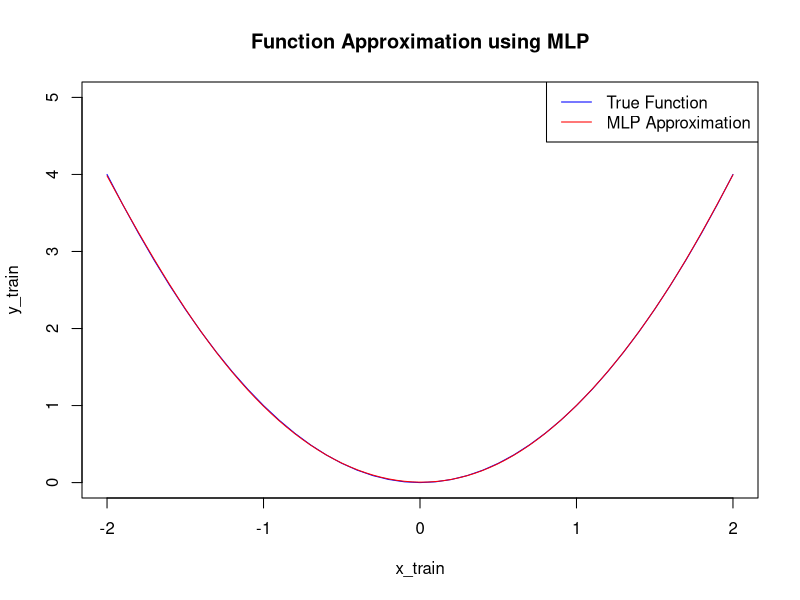

Generate this figure with R:
# First R file
# Load the nnet package for neural networks
library(nnet)

# Generate some training data
set.seed(123)
x_train <- seq(-2, 2, by = 0.1)
y_train <- x_train^2

# Define the neural network architecture
# We'll use a single hidden layer with 5 neurons
# The output layer has only one neuron since we're performing regression
mlp_model <- nnet::nnet(x_train, y_train, size = 5, linout = TRUE)

# Generate some test data
x_test <- seq(-2, 2, by = 0.05)

# Predict using the trained model
y_pred <- predict(mlp_model, data.frame(x_train = x_test))

# Plot the results
plot(x_train, y_train, col = "blue", type = "l", ylim = c(0, 5), main = "Function Approximation using MLP")
lines(x_test, y_pred, col = "red")
legend("topright", legend = c("True Function", "MLP Approximation"), col = c("blue", "red"), lty = 1)

